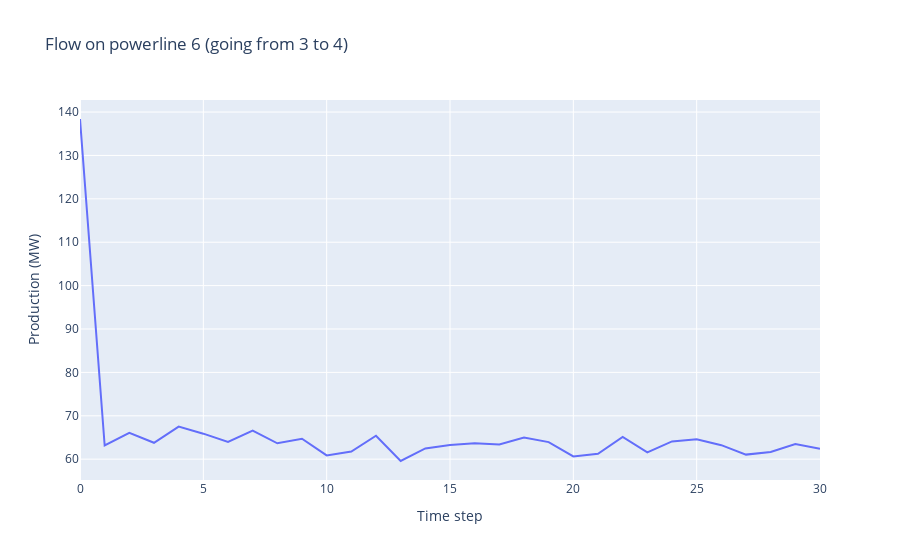

Notebook source saved alongside this figure:
### Code cell
from_ = 3
to_ = 4
found_ids = this_episode.observations.helper.get_lines_id(from_=from_, to_=to_)
line_id = found_ids[0]

# extract the data
val_l3_4 = np.zeros(len(this_episode.observations))
for i, obs in enumerate(this_episode.observations):
    dict_ = obs.state_of(line_id=line_id) # which effect has this action action on the substation with id 1
    # other objects are: load_id, gen_id, line_id or substation_id
    # see the documentation for more information.
    val_l3_4[i] = dict_["origin"]['a']

# plot it
fig = go.Figure(data=[go.Scatter(x=[i for i in range(len(val_l3_4))],
                                 y=val_l3_4)])
fig.update_layout(title="Flow on powerline {} (going from {} to {})".format(line_id, from_, to_),
                 xaxis_title="Time step",
                 yaxis_title="Production (MW)")
fig.show()

### Figure 1 — Plotly figure (JSON) as saved in the notebook; plotly's stock layout.template omitted (floating-point values rounded to 4 significant figures)
{"data": [{"type": "scatter", "x": [0, 1, 2, 3, 4, 5, 6, 7, 8, 9, 10, 11, 12, 13, 14, 15, 16, 17, 18, 19, 20, 21, 22, 23, 24, 25, 26, 27, 28, 29, 30], "y": [138.4, 63.16, 66.08, 63.78, 67.49, 65.88, 63.96, 66.58, 63.66, 64.71, 60.88, 61.75, 65.41, 59.58, 62.49, 63.29, 63.65, 63.36, 64.98, 63.93, 60.65, 61.26, 65.11, 61.55, 64.09, 64.6, 63.22, 61.05, 61.64, 63.5, 62.41]}], "layout": {"title": {"text": "Flow on powerline 6 (going from 3 to 4)"}, "xaxis": {"title": {"text": "Time step"}}, "yaxis": {"title": {"text": "Production (MW)"}}}}
